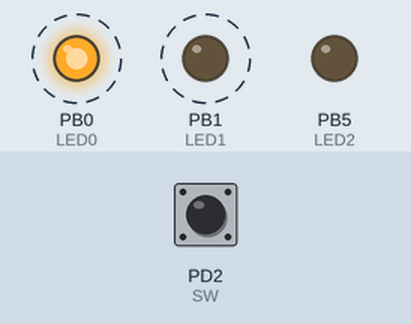
Recording of a program running on a simulated ATmega328P, built with avr-gcc and emulated at 16 MHz. On the bench: output pins drawn as LEDs (lit = HIGH). Dashed ring = blinking. The test bench sets the inputs (shaded band); at power-on: PD2 (SW) HIGH. Sleep ends after the set time or at an interrupt.

Above: at 1.2 s.
1.3 s: PD2 (SW) pulled LOW for 0.15 s
At 2.9 s:
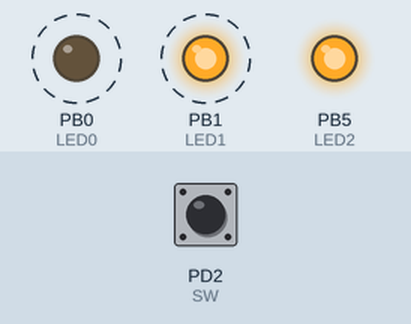
4.4 s: PD2 (SW) pulled LOW for 1 s
At 5.0 s:
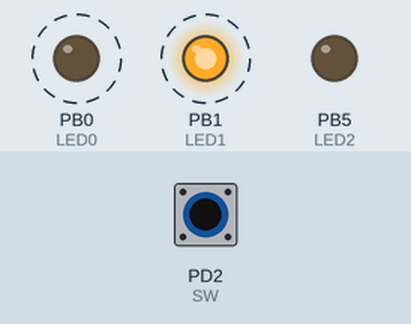
6.9 s: PD2 (SW) pulled LOW for 3.2 s
At 9.6 s:
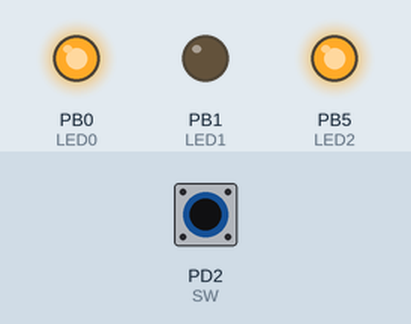
Timing chart, 0 to 11.1 s (numbered marks = the images above; inputs shaded):
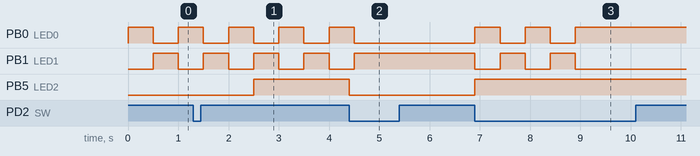

The program:

main.c
```c
#include <avr/io.h>
#include <avr/interrupt.h>
#define F_CPU 16000000UL
#include "util/delay.h"
#define SW PD2
#define LED0 PB0
#define LED1 PB1
#define LED2 PB5
void fSleep(void) {
	// Enter sleep mode -------------
	cli(); // Global intr disabled
	SMCR |= (1<<SM1); // Set Power down mode
	SMCR |= (1<<SE); // Enable sleep
	sei(); // Global intr enabled
	asm("sleep \n"); // Sleep now (inline sleep instr)
	// Now wake up -----------------
	SMCR &= ~(1<<SE); // Disable sleep
}
void fBlink(void) { // Blinking LEDs
	uint8_t i;
	for (i=0;i<5;i++) {
		PORTB ^= (1<<LED1)|(1<<LED0);
		_delay_ms(500);
	}
}
int main(void) {
	// PORTs -----------------------
	DDRB |= (1<<LED2)|(1<<LED1)|(1<<LED0);
	PORTB |= (1<<LED1);
	PORTD |= (1<<SW);
	// INT0 ------------------------
	EICRA |= (1<<ISC01); // Falling edge for INT0
	EIMSK |= (1<<INT0); // Enable INT0
	while (1) {
		fBlink(); // Blinking LED1 & LED0
		fSleep(); // Sleeping
	}
}
ISR(INT0_vect) { // INT0's ISR
	PORTB ^= (1<<LED2);
}
```

Measured:
- after the input at 1.3 s, PB5 (LED2): LOW → HIGH after 1.2 s
- after the input at 4.4 s, PB5 (LED2): HIGH → LOW at once
- after the input at 6.9 s, PB0 (LED0): alternates HIGH for 0.50 s and LOW for 0.50 s, 5 changes in all, then stays HIGH, starting at once; PB1 (LED1): alternates HIGH for 0.50 s and LOW for 0.50 s, 5 changes in all, then stays LOW, starting at once; PB5 (LED2): LOW → HIGH at once
- by itself, PB0 (LED0), PB1 (LED1): alternates HIGH for 0.50 s and LOW for 0.50 s
